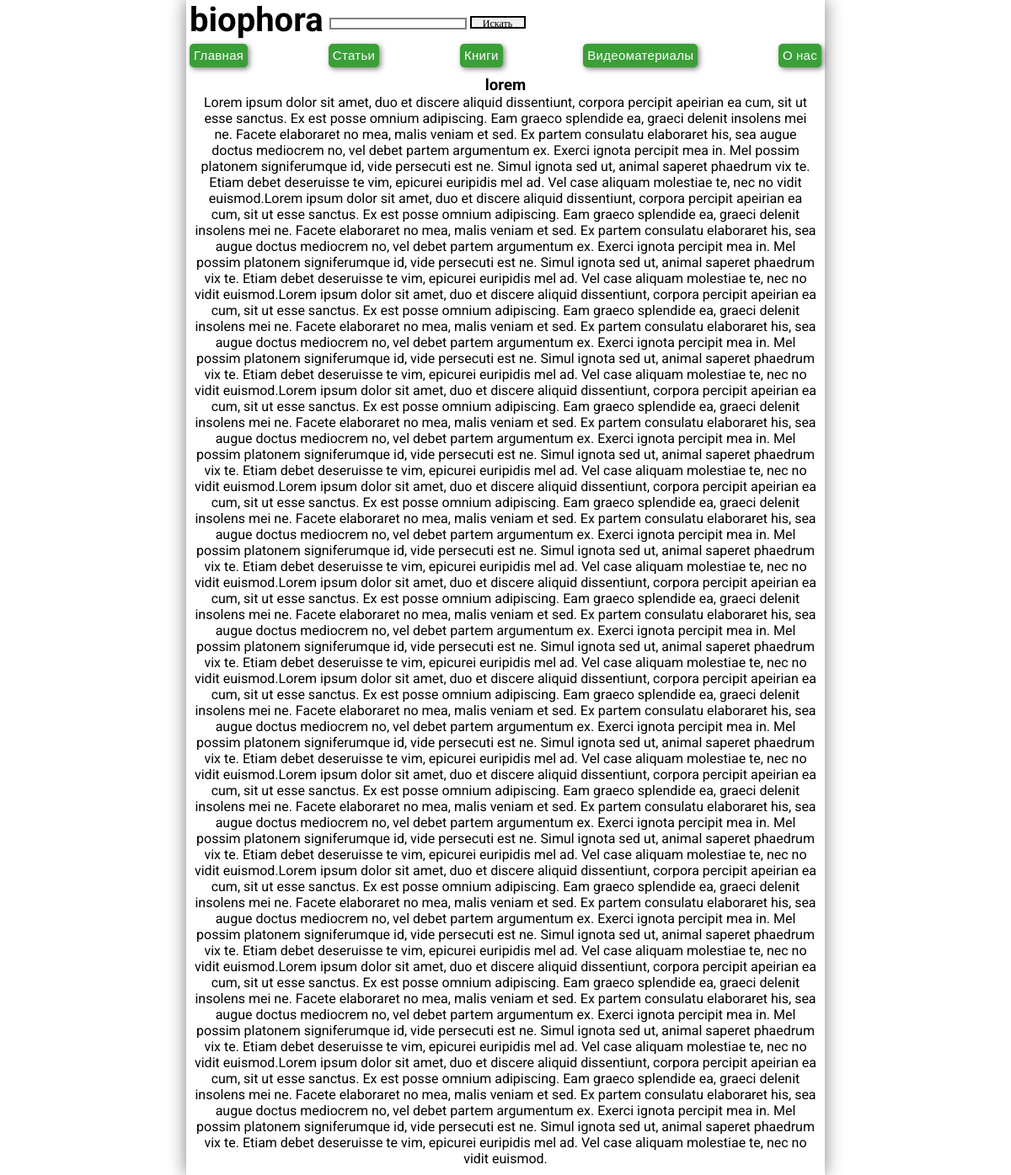
/article/6/, run on the app's committed database.
### articles/models.py (models this page shows, shortened)
class Article(models.Model):
    author = models.ForeignKey(settings.AUTH_USER_MODEL, on_delete=models.CASCADE)
    title = models.CharField(max_length=200)
    text = HTMLField()
    created_date = models.DateTimeField(default=timezone.now)
    published_date = models.DateTimeField(blank=True, null=True)
    class Meta:
        verbose_name = 'Статьи'
        verbose_name_plural = 'Статьи'

### articles/views.py (the view)
# urls.py: path('article/<int:pk>/', views.article, name='article'),
def article(request, pk):
    article = Article.objects.get(pk=pk)
    return render(request, 'article.html', {'article': article})

### articles/templates/article.html
{% extends 'base.html' %}
{% block content %}
  <article>
    <h3>{{ article.title }}</h3>
    {{ article.text|safe }}
  </article>
{% endblock %}

### articles/static/css/style.css (style rules this page uses)
* { margin: 0; padding: 0; }
html { height: 100%; }
body { box-shadow: 0 0 20px rgba(0,0,0,0.5); min-height: 100%; margin: 0 auto; max-width: 750px; min-width: 300px; padding: 0 4px; font-family: Roboto, sans-serif; }

### data on the page
Article: title "lorem", text "Lorem ipsum dolor sit amet, duo et discere aliquid dissentiunt, corpora percipit apeirian ea cum, sit ut esse sanctus. Ex est posse omnium adipiscing. Eam graeco splendide ea, graeci delenit insolens mei ne. Facete elaboraret no mea, malis veniam et sed. Ex partem consulatu elaboraret his, sea augue doctus mediocrem no, vel debet partem argumentum ex. Exerci ignota percipit mea in. Mel possim platonem signiferumque id, vide persecuti est ne. Simul ignota sed ut, animal saperet phaedrum vix te. Etiam debet deseruisse te vim, epicurei euripidis mel ad. Vel case aliquam molestiae te, nec no vidit euismod.Lorem ipsum dolor sit amet, duo et discere aliquid dissentiunt, corpora percipit apeirian…"
